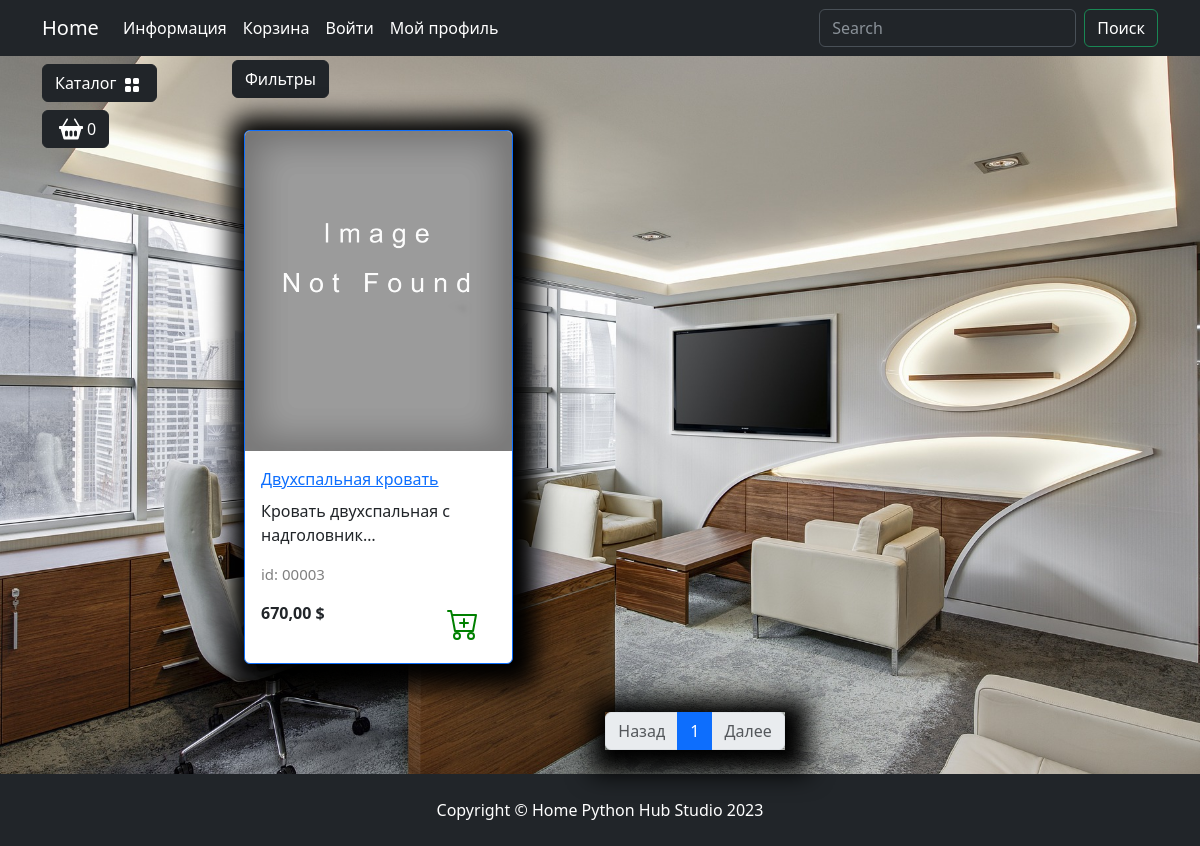
The page /catalog/spalnya/ on the database as committed earlier.
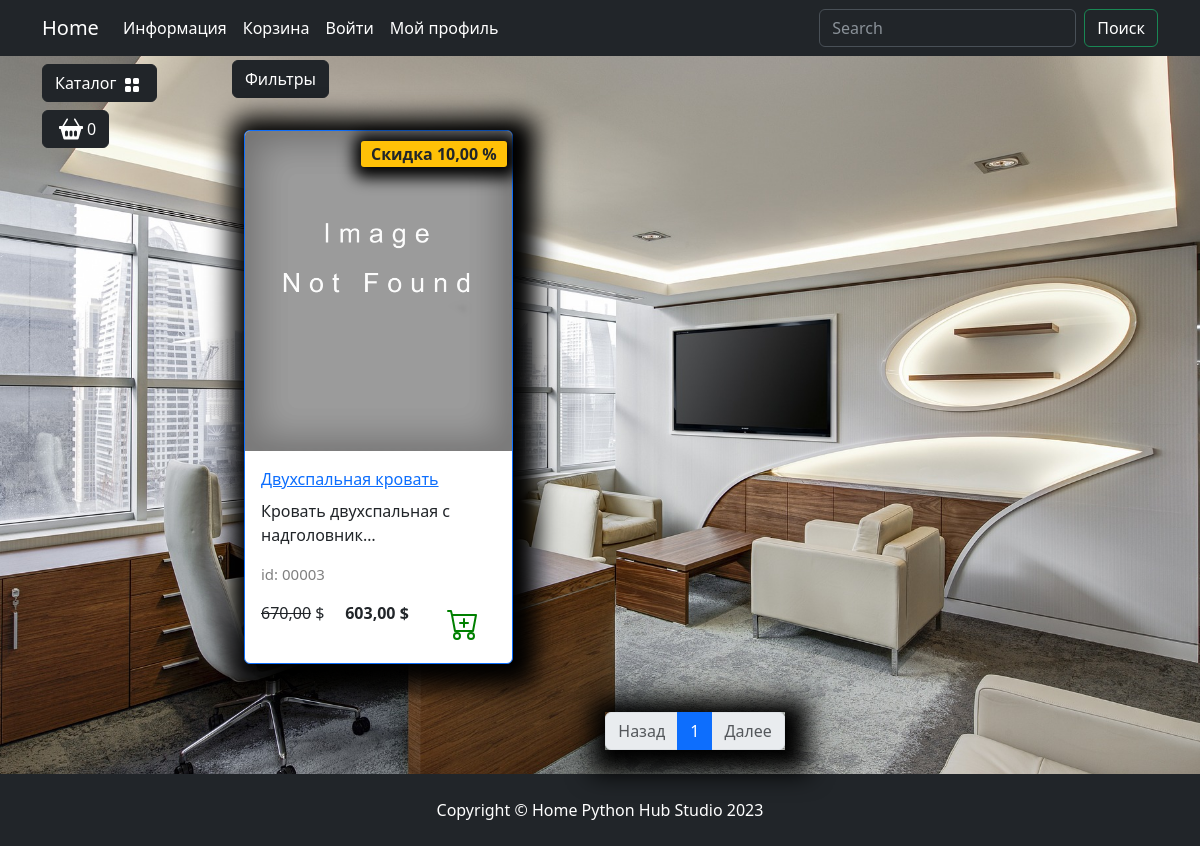
The same page on the database as committed later.
### goods/models.py (models this page shows, shortened)
class Products(models.Model):
    name = models.CharField(max_length=150, unique=True, verbose_name='Название')
    slug = models.SlugField(max_length=200, unique=True, blank=True, null=True, verbose_name='URL')
    description = models.TextField(blank=True, null=True, verbose_name='Описание')
    image = models.ImageField(upload_to='goods_images', blank=True, null=True, verbose_name='Картинка')
    price = models.DecimalField(max_digits=7, decimal_places=2, default=0.00, verbose_name='Цена')
    discount = models.DecimalField(max_digits=4, decimal_places=2, default=0.00, verbose_name='Скидка в %')
    quantity = models.PositiveIntegerField(default=0, verbose_name='Количество')
    category = models.ForeignKey(to='Categories', on_delete=models.CASCADE, verbose_name='Категория')
    class Meta:
        db_table = 'product'
        verbose_name = 'Продукт'
        verbose_name_plural = 'Продукты'
    def display_id(self):
        return f"{self.id:05}"
    def sell_price(self):
        if self.discount:
            return round(self.price - (self.price * self.discount / 100), 2)
        else:
            return self.price

### goods/views.py (the view)
# urls.py: path('catalog/', include('goods.urls', namespace='catalog')),
def catalog(request, category_slug, page=1):
    if category_slug == 'all':
        goods = Products.objects.all()
    else:
        goods = get_list_or_404(Products.objects.filter(category__slug=category_slug))
    paginator = Paginator(goods, 3)
    current_page = paginator.page(page)  # Переменная для пользователся
    context = {
        'title': 'Home - Каталог',
        'goods': current_page,
        'slug_url': category_slug,
    }
    return render(request, 'goods/catalog.html', context)

### goods/templatetags/goods_tags.py (called while the page is built)
@register.simple_tag()
def tag_categories():
    return Categories.objects.all()

### goods/templates/goods/catalog.html (shortened to what this page needs)
{% extends "main/base.html" %}
{% load static %}
{% block content %}
    <div class="row">
        <div class="dropdown mb-2">
            <button class="btn btn-secondary dropdown-toggle btn-dark" type="button" data-bs-toggle="dropdown"
                aria-expanded="false">
                Фильтры
            </button>
        </div>
        {% for product in goods %}
            <div class="col-lg-4 col-md-6 p-4">
                <div class="card border-primary rounded custom-shadow">
                    {% if product.image %}
                        <img src="{{ product.image.url }}" class="card-img-top" alt="{{ product.name }}">
                    {% else %}
                        <img src="{% static 'deps/images/Not found image.png' %}" class="card-img-top" alt="...">
                    {% endif %}
                    <div class="card-body">
                        <a href="{% url "catalog:product" product.slug %}">
                            <p class="card-title">{{ product.name }}</p>
                        </a>
                        <p class="card-text">{{ product.description|truncatechars:35 }}</p>
                        <p class="product_id">id: {{ product.display_id }}</p>
                        <div class="d-flex justify-content-between">
                            {% if product.discount %}
                                <p><s>{{ product.price }}</s> $</p>
                                <p><strong>{{ product.sell_price }} $</strong></p>
                                <span class="badge bg-warning text-dark">Скидка {{ product.discount }} %</span>
                            {% else %}
                                <p><strong>{{ product.price }} $</strong></p>
                            {% endif %}
                            <a href="#" class="btn add-to-cart">
                                <img class="mx-1" src="{% static 'deps/icons/cart-plus.svg' %}" alt="Catalog Icon"
                                    width="32" height="32">
                            </a>
                        </div>
                    </div>
                </div>
            </div>
        {% endfor %}
    </div>
    <nav aria-label="Page navigation example">
        <ul class="pagination justify-content-center my-4">
            <div class="custom-shadow d-flex">
                <li class="page-item {% if not goods.has_previous %} disabled {% endif %}">
                  <a class="page-link" href="
                    {% if goods.has_previous %}
                        {% url 'catalog:index' slug_url goods.previous_page_number %}
                    {% else %}
                        #
                    {% endif %}">Назад</a>
                </li>
                {% for page in goods.paginator.page_range %}
                    {% if page >= goods.number|add:-2 and page <= goods.number|add:+2 %}
                        <li class="page-item {% if goods.number == page  %} active {% endif %}">
                            <a class="page-link" href="{% url 'catalog:index' slug_url page %}">{{ page }}</a>
                        </li>
                    {% endif %}
                {% endfor %}
                <li class="page-item {% if not goods.has_next %} disabled {% endif %}">
                  <a class="page-link" href="
                    {% if goods.has_next %}
                        {% url 'catalog:index' slug_url goods.next_page_number %}
                    {% else %}
                        #
                    {% endif %}">Далее</a>
                </li>
            </div>
        </ul>
    </nav>
{% endblock %}
{% block footer %}
    <footer class="py-4 bg-dark">
        <div class="container">
            <p class="m-0 text-center text-white">Copyright &copy; Home Python Hub Studio 2023</p>
        </div>
    </footer>
{% endblock %}

Rows that differ between the two databases and show on the page:
changed Products "Двухспальная кровать": sell_price (not shown) → "603,00"; discount (not shown) → "10,00"
